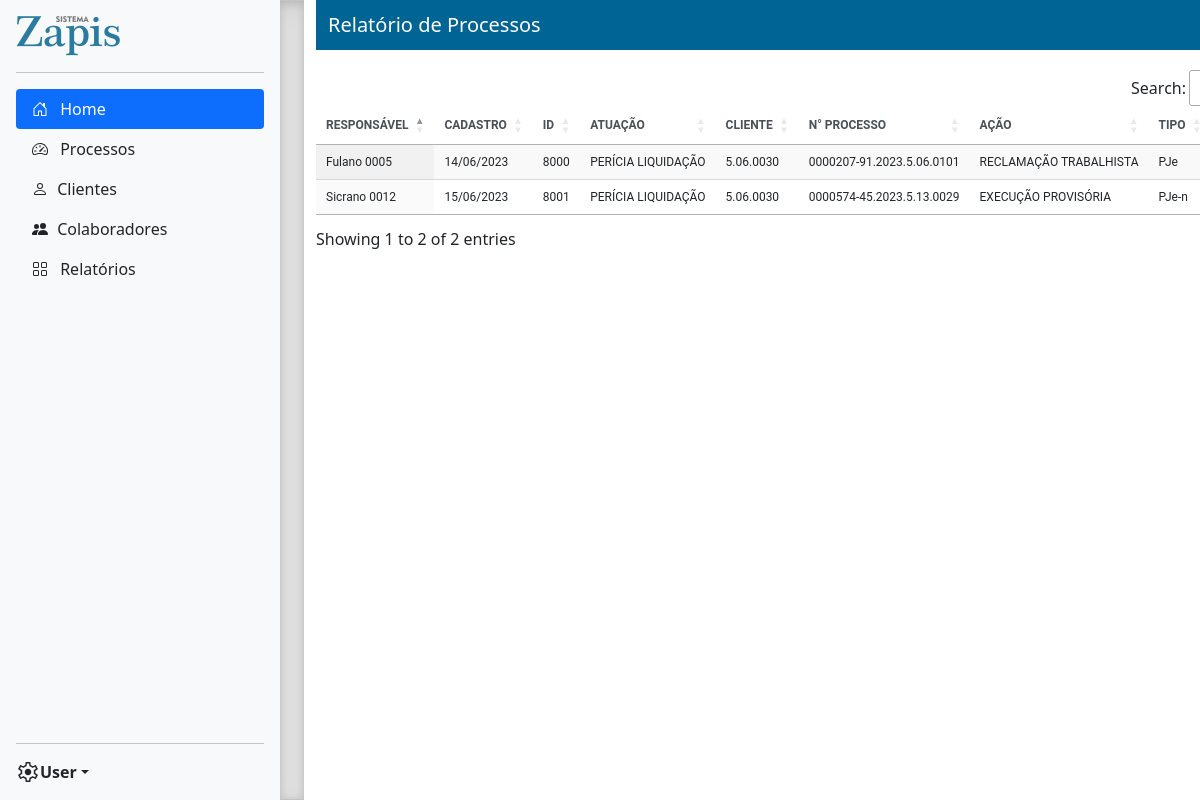
Page /relatorios/processos/ (signed in) on the committed database.
### app/models.py (models this page shows, shortened)
class Processo(models.Model):
    TIPO_ATUACAO = (
        ('PERÍCIA LIQUIDAÇÃO', 'PERÍCIA LIQUIDAÇÃO'),
        ('PERÍCIA INSTRUÇÃO', 'PERÍCIA INSTRUÇÃO'),
        ('PERÍCIA CONHECIMENTO', 'PERÍCIA CONHECIMENTO'),
        ('PERÍCIA CÍVEL', 'PERÍCIA CÍVEL'),
        ('ASSISTÊNCIA TÉCNICA PARTE 1', 'ASSISTÊNCIA TÉCNICA PARTE 1'),
        ('ASSISTÊNCIA TÉCNICA PARTE 2', 'ASSISTÊNCIA TÉCNICA PARTE 2'),
        ('ASSISTÊNCIA CONTRATO TRABALHO', 'ASSISTÊNCIA CONTRATO TRABALHO'),
        ('TERCEIRIZAÇÃO', 'TERCEIRIZAÇÃO'),
        ('ADMINISTRAÇÃO JUDICIAL', 'ADMINISTRAÇÃO JUDICIAL'),
        ('MUTIRÃO TRT6', 'MUTIRÃO TRT6'),
        ('EXECUÇÃO DE TÍTULO JUDICIAL', 'EXECUÇÃO DE TÍTULO JUDICIAL'),
    )
    TIPO_ACAO = (
        ('RECLAMAÇÃO TRABALHISTA', 'RECLAMAÇÃO TRABALHISTA'),
        ('EXECUÇÃO PROVISÓRIA', 'EXECUÇÃO PROVISÓRIA'),
        ('CONSIGNAÇÃO EM PAGAMENTO', 'CONSIGNAÇÃO EM PAGAMENTO'),
        ('AÇÃO DE CUMPRIMENTO', 'AÇÃO DE CUMPRIMENTO'),
        ('CUMPRIMENTO DE SENTENÇA', 'CUMPRIMENTO DE SENTENÇA'),
        ('PROCEDIMENTO COMUM CÍVEL', 'PROCEDIMENTO COMUM CÍVEL'),
        ('AÇÃO MONITÓRIA', 'AÇÃO MONITÓRIA'),
        ('AÇÃO CIVIL COLETIVA', 'AÇÃO CIVIL COLETIVA'),
        ('AÇÃO CIVIL PÚBLICA', 'AÇÃO CIVIL PÚBLICA'),
    )
    TIPO_PROCESSO = (
        ('PJe', 'PJe'),
        ('PJe-n', 'PJe-n'),
        ('CSV', 'CSV'),
        ('CSV-n', 'CSV-n'),
        ('CSV-AF', 'CSV-AF'),
        ('Físico', 'Físico'),
    )
    responsavel_cadastrado = models.ForeignKey(Colaborador, on_delete=models.CASCADE)
    data_cadastrado = models.DateField()
    id_processo = models.IntegerField(unique=True)
    tipo_atuacao = models.CharField(max_length=50, choices=TIPO_ATUACAO)
    cliente = models.ForeignKey(Cliente, on_delete=models.CASCADE)
    numero_processo = models.CharField(max_length=25, unique=True)
    tipo_acao = models.CharField(max_length=50, choices=TIPO_ACAO)
    tipo_processo = models.CharField(max_length=50, choices=TIPO_PROCESSO)
    parte_1 = models.TextField()
    parte_2 = models.TextField()
    processos_associados = models.IntegerField()
    comentarios = models.TextField(null=True, blank=True)
    class Meta:
        verbose_name_plural = "Processo"

class Colaborador(models.Model):
    STATUS = (
        ('ATIVO', 'ATIVO'),
        ('INATIVO', 'INATIVO')
    )
    nome_completo = models.CharField(max_length=200)
    nome = models.CharField(max_length=30)
    sobrenome = models.CharField(max_length=30)
    sigla = models.CharField(max_length=3)
    cpf = models.CharField(max_length=14)
    data_nascimento = models.DateField()
    email_institucional = models.EmailField()
    email_pessoal = models.EmailField()
    telefone = models.CharField(max_length=20)
    cargo = models.CharField(max_length=20)
    data_admissao = models.DateField()
    data_rescisao = models.DateField(null=True, blank=True)
    contatos_emergencia = models.TextField(null=True, blank=True)
    status = models.CharField(max_length=10, choices=STATUS, default='ATIVO')
    def __str__(self):
        return self.nome + " " + self.sobrenome
    class Meta:
        verbose_name_plural = "Colaborador"

class Cliente(models.Model):
    segmento = models.ForeignKey(UnidadeJudiciaria, on_delete=models.CASCADE)
    nicho = models.ForeignKey(Nicho, on_delete=models.CASCADE)
    codigo = models.IntegerField()
    identificador = models.CharField(max_length=10, unique=True)
    nome = models.CharField(max_length=200)
    municipio_uf = models.CharField(max_length=50)
    email = models.EmailField()
    observacoes = models.TextField(null=True, blank=True)
    def __str__(self):
        identificador = str(self.identificador)
        return identificador

### app/views.py (the view)
# urls.py: path('relatorios/processos/', views.carregar_relatorio_processo, name='relatorio_processos'),
@login_required
def carregar_relatorio_processo(request):
    objProcesso = Processo.objects.all()
    context = {
        'objProcesso': objProcesso,
    }
    return render(request, 'relatorio_processos.html', context)

### app/templates/relatorio_processos.html (shortened to what this page needs)
{% extends 'base.html' %}
{% block subhead %}Relatório de Processos{% endblock %}
{% block content %}
    <table class="display nowrap" id="relTbProcessos" style="font-family: 'Roboto', sans-serif; font-size: 12px; width:100%">
          <thead class="table-light" style="font-weight: bold; color: #495057">
            <tr>
                <th scope="col">RESPONSÁVEL</th>
                <th scope="col">CADASTRO</th>
                <th scope="col">ID</th>
                <th scope="col">ATUAÇÃO</th>
                <th scope="col">CLIENTE</th>
                <th scope="col">N° PROCESSO</th>
                <th scope="col">AÇÃO</th>
                <th scope="col">TIPO</th>
            </tr>
          </thead>
          <tbody>
              {% for processo in objProcesso %}
                    <tr>
                        <td>{{ processo.responsavel_cadastrado }}</td>
                        <td>{{ processo.data_cadastrado|date:'d/m/Y' }}</td>
                        <td>{{ processo.id_processo }}</td>
                        <td>{{ processo.tipo_atuacao }}</td>
                        <td>{{ processo.cliente }}</td>
                        <td>{{ processo.numero_processo }}</td>
                        <td>{{ processo.tipo_acao }}</td>
                        <td>{{ processo.tipo_processo }}</td>
                    </tr>
             {% endfor %}
          </tbody>
    </table>
{% endblock %}

### static/css/sidebars.css (style rules this page uses)
body { min-height: 100vh; min-height: -webkit-fill-available; }
html { height: -webkit-fill-available; }

### rows in the picture
Processo: responsavel_cadastrado "Fulano 0005", data_cadastrado "14/06/2023", id_processo "8000", tipo_atuacao "PERÍCIA LIQUIDAÇÃO", cliente "5.06.0030", numero_processo "0000207-91.2023.5.06.0101", tipo_acao "RECLAMAÇÃO TRABALHISTA", tipo_processo "PJe"
Processo: responsavel_cadastrado "Sicrano 0012", data_cadastrado "15/06/2023", id_processo "8001", tipo_atuacao "PERÍCIA LIQUIDAÇÃO", cliente "5.06.0030", numero_processo "0000574-45.2023.5.13.0029", tipo_acao "EXECUÇÃO PROVISÓRIA", tipo_processo "PJe-n"
